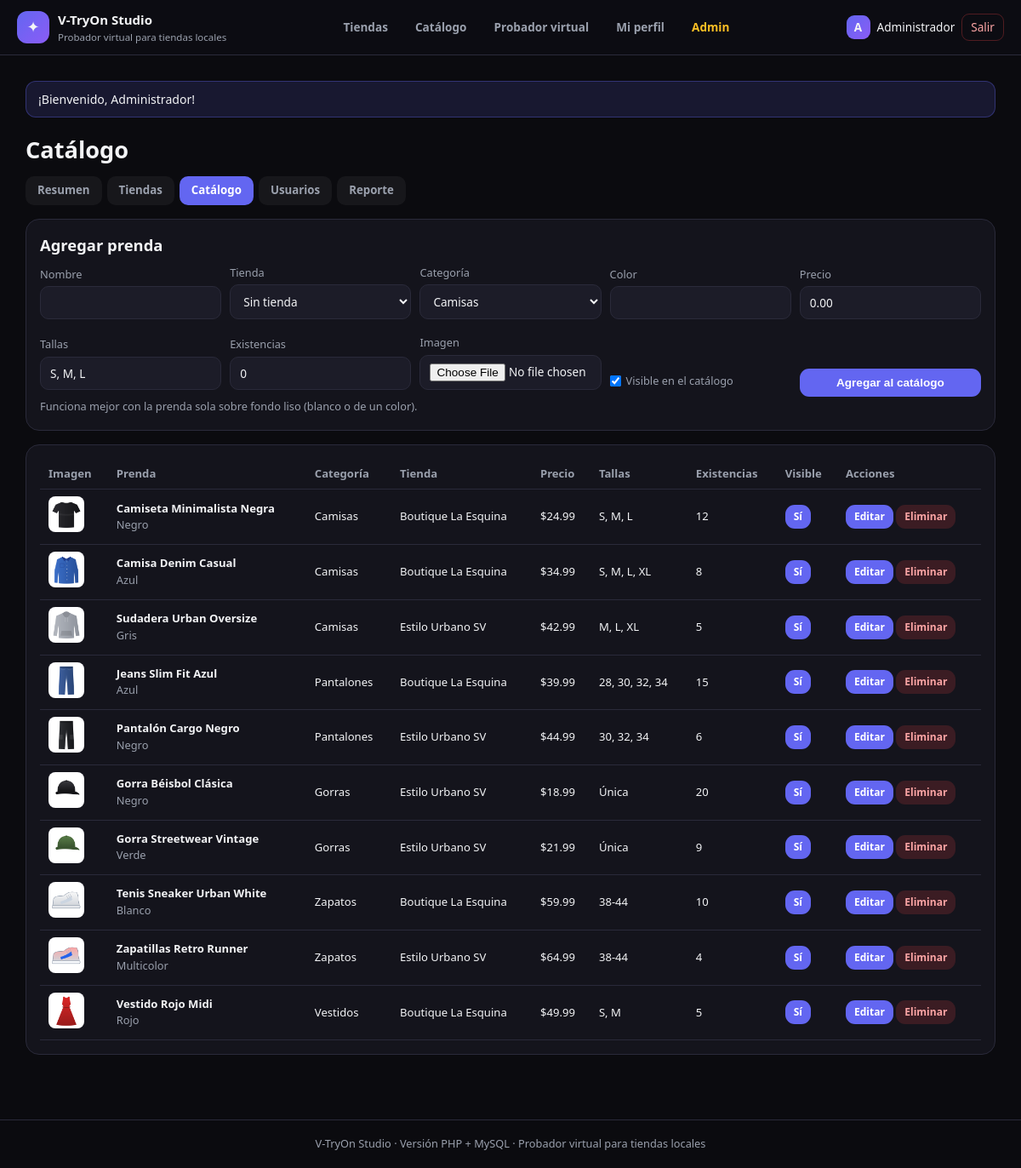
The app's page /php/admin/prendas.php (signed in) with its own data.
### tables this page shows
CREATE TABLE ajustes (
  id                   TINYINT UNSIGNED PRIMARY KEY DEFAULT 1,
  nombre_sitio         VARCHAR(80)  NOT NULL,
  eslogan              VARCHAR(160),
  permitir_registro    BOOLEAN NOT NULL DEFAULT TRUE,
  mostrar_precios      BOOLEAN NOT NULL DEFAULT TRUE,
  ajuste_auto_defecto  BOOLEAN NOT NULL DEFAULT TRUE,
  quitar_fondo_defecto BOOLEAN NOT NULL DEFAULT TRUE,
  fecha_actualizacion  DATETIME NOT NULL DEFAULT CURRENT_TIMESTAMP ON UPDATE CURRENT_TIMESTAMP,
  CONSTRAINT chk_ajustes_unica CHECK (id = 1)
);

CREATE TABLE prendas (
  id                  INT UNSIGNED AUTO_INCREMENT PRIMARY KEY,
  tienda_id           INT UNSIGNED NULL,
  nombre              VARCHAR(120) NOT NULL,
  categoria_id        TINYINT UNSIGNED NOT NULL,
  color               VARCHAR(40)  NOT NULL DEFAULT 'Varios',
  precio              DECIMAL(8,2) NOT NULL DEFAULT 0.00,
  tallas              VARCHAR(40)  NULL,
  existencias         INT UNSIGNED NOT NULL DEFAULT 0,
  imagen              VARCHAR(255) NOT NULL,         
  activa              BOOLEAN      NOT NULL DEFAULT TRUE,
  creado_por          INT UNSIGNED NULL,
  fecha_creacion      DATETIME NOT NULL DEFAULT CURRENT_TIMESTAMP,
  fecha_actualizacion DATETIME NOT NULL DEFAULT CURRENT_TIMESTAMP ON UPDATE CURRENT_TIMESTAMP,
  CONSTRAINT fk_prendas_tienda    FOREIGN KEY (tienda_id)    REFERENCES tiendas(id)   ON DELETE SET NULL,
  CONSTRAINT fk_prendas_categoria FOREIGN KEY (categoria_id) REFERENCES categorias(id),
  CONSTRAINT fk_prendas_creador   FOREIGN KEY (creado_por)   REFERENCES usuarios(id)  ON DELETE SET NULL,
  CONSTRAINT chk_prendas_precio   CHECK (precio >= 0)
);

CREATE TABLE categorias (
  id          TINYINT UNSIGNED PRIMARY KEY,
  clave       VARCHAR(10) NOT NULL UNIQUE,    
  nombre      VARCHAR(40) NOT NULL,
  zona_cuerpo VARCHAR(60) NOT NULL
);

CREATE TABLE tiendas (
  id             INT UNSIGNED AUTO_INCREMENT PRIMARY KEY,
  nombre         VARCHAR(100) NOT NULL UNIQUE,
  descripcion    VARCHAR(200),
  encargado      VARCHAR(100),
  telefono       VARCHAR(30),
  activa         BOOLEAN NOT NULL DEFAULT TRUE,
  fecha_registro DATETIME NOT NULL DEFAULT CURRENT_TIMESTAMP
);

### php/includes/config.php (called while the page is built, shortened)
<?php
function db(): PDO
{
    static $pdo = null;
    if ($pdo === null) {
        $dsn = 'mysql:host=' . DB_HOST . ';dbname=' . DB_NOMBRE . ';charset=utf8mb4';
        try {
            $pdo = new PDO($dsn, DB_USUARIO, DB_CLAVE, [
                PDO::ATTR_ERRMODE => PDO::ERRMODE_EXCEPTION,
                PDO::ATTR_DEFAULT_FETCH_MODE => PDO::FETCH_ASSOC,
                PDO::ATTR_EMULATE_PREPARES => false,
            ]);
        } catch (PDOException $e) {
            die('<p style="font-family:sans-serif;padding:20px">No se pudo conectar con MySQL. '
                . 'Revisa que XAMPP esté encendido y que hayas importado <b>database/vtryon_db.sql</b>.<br><br>'
                . 'Detalle: ' . htmlspecialchars($e->getMessage()) . '</p>');
        }
    }
    return $pdo;
}
function e(?string $texto): string
{
    return htmlspecialchars((string) $texto, ENT_QUOTES, 'UTF-8');
}
function usuarioActual(): ?array
{
    return $_SESSION['usuario'] ?? null;
}
function esAdmin(): bool
{
    $u = usuarioActual();
    return $u !== null && (int) $u['rol_id'] === 1;
}
function urlBase(): string
{
    $enAdmin = str_contains(str_replace('\\', '/', $_SERVER['SCRIPT_NAME'] ?? ''), '/admin/');
    return $enAdmin ? '../' : '';
}
function ajustes(): array
{
    static $cache = null;
    if ($cache === null) {
        $cache = db()->query('SELECT * FROM ajustes WHERE id = 1')->fetch() ?: [
            'nombre_sitio' => 'V-TryOn Studio',
            'eslogan' => 'Probador virtual para tiendas locales',
            'permitir_registro' => 1,
            'mostrar_precios' => 1,
            'ajuste_auto_defecto' => 1,
            'quitar_fondo_defecto' => 1,
        ];
    }
    return $cache;
}
function categorias(): array
{
    static $cache = null;
    if ($cache === null) {
        $cache = db()->query('SELECT * FROM categorias ORDER BY id')->fetchAll();
    }
    return $cache;
}
function mensaje(string $texto = null): ?string
{
    $m = $_SESSION['mensaje'] ?? null;
    return $m;
}
function dinero($valor): string
{
    return '$' . number_format((float) $valor, 2);
}

### php/admin/prendas.php (the view, shortened to what this page needs)
<?php
require_once __DIR__ . '/../includes/config.php';
$editar = null;
$lista = db()->query(
    'SELECT p.*, c.nombre AS categoria, t.nombre AS tienda
     FROM prendas p
     JOIN categorias c ON c.id = p.categoria_id
     LEFT JOIN tiendas t ON t.id = p.tienda_id
     ORDER BY p.fecha_creacion DESC'
)->fetchAll();
require_once __DIR__ . '/../includes/header.php';
?>
<h1>Catálogo</h1>
<nav class="sub-menu">
  <a href="index.php">Resumen</a>
  <a href="tiendas.php">Tiendas</a>
  <a class="activo" href="prendas.php">Catálogo</a>
  <a href="usuarios.php">Usuarios</a>
  <a href="reporte.php">Reporte</a>
</nav>
<section class="panel">
  <h2><?= $editar ? 'Editar prenda' : 'Agregar prenda' ?></h2>
  <form method="post" enctype="multipart/form-data" class="form-linea">
    <label>Nombre<input type="text" name="nombre" required value="<?= e($editar['nombre'] ?? '') ?>"></label>
    <label>Tienda
      <select name="tienda_id">
        <option value="0">Sin tienda</option>
      </select>
    </label>
    <label>Categoría
      <select name="categoria_id">
        <?php foreach (categorias() as $c): ?>
          <option value="<?= (int) $c['id'] ?>" <?= (int) ($editar['categoria_id'] ?? 1) === (int) $c['id'] ? 'selected' : '' ?>><?= e($c['nombre']) ?></option>
        <?php endforeach; ?>
      </select>
    </label>
    <label>Color<input type="text" name="color" value="<?= e($editar['color'] ?? '') ?>"></label>
    <label>Precio<input type="number" step="0.01" min="0" name="precio" value="<?= e((string) ($editar['precio'] ?? '0.00')) ?>"></label>
    <label>Tallas<input type="text" name="tallas" value="<?= e($editar['tallas'] ?? 'S, M, L') ?>"></label>
    <label>Existencias<input type="number" min="0" name="existencias" value="<?= (int) ($editar['existencias'] ?? 0) ?>"></label>
    <label>Imagen<input type="file" name="imagen" accept="image/*" <?= $editar ? '' : 'required' ?>></label>
    <label class="inline"><input type="checkbox" name="activa" <?= !$editar || (int) $editar['activa'] === 1 ? 'checked' : '' ?>> Visible en el catálogo</label>
    <button class="btn" type="submit"><?= $editar ? 'Guardar cambios' : 'Agregar al catálogo' ?></button>
  </form>
  <p class="mini">Funciona mejor con la prenda sola sobre fondo liso (blanco o de un color).</p>
</section>
<section class="panel">
  <table class="tabla">
    <tr><th>Imagen</th><th>Prenda</th><th>Categoría</th><th>Tienda</th><th>Precio</th><th>Tallas</th><th>Existencias</th><th>Visible</th><th>Acciones</th></tr>
    <?php foreach ($lista as $p): ?>
      <tr>
        <td><img class="miniatura" src="../uploads/<?= e($p['imagen']) ?>" alt=""></td>
        <td><strong><?= e($p['nombre']) ?></strong><br><span class="mini"><?= e($p['color']) ?></span></td>
        <td><?= e($p['categoria']) ?></td>
        <td><?= e($p['tienda'] ?: 'Sin tienda') ?></td>
        <td><?= dinero($p['precio']) ?></td>
        <td><?= e($p['tallas'] ?: '—') ?></td>
        <td class="<?= (int) $p['existencias'] === 0 ? 'sin-stock' : '' ?>"><?= (int) $p['existencias'] ?></td>
        <td><a class="btn mini-btn" href="prendas.php?visibilidad=<?= (int) $p['id'] ?>"><?= (int) $p['activa'] === 1 ? 'Sí' : 'No' ?></a></td>
        <td class="acciones">
          <a class="btn mini-btn" href="prendas.php?editar=<?= (int) $p['id'] ?>">Editar</a>
          <a class="btn mini-btn peligro" href="prendas.php?eliminar=<?= (int) $p['id'] ?>" onclick="return confirm('¿Eliminar <?= e($p['nombre']) ?> del catálogo?')">Eliminar</a>
        </td>
      </tr>
    <?php endforeach; ?>
  </table>
</section>
<?php require_once __DIR__ . '/../includes/footer.php'; ?>

### php/includes/header.php (shortened to what this page needs)
<?php
require_once __DIR__ . '/config.php';
$cfg = ajustes();
$u = usuarioActual();
$base = urlBase();
?>
<!DOCTYPE html>
<html lang="es">
<head>
<link rel="stylesheet" href="<?= $base ?>assets/estilo.css">
</head>
<body>
<header class="barra">
  <a class="marca" href="<?= $base ?>index.php">
    <span class="logo">✦</span>
    <span>
      <strong><?= e($cfg['nombre_sitio']) ?></strong>
      <small><?= e($cfg['eslogan']) ?></small>
    </span>
  </a>
  <nav class="menu">
    <a href="<?= $base ?>index.php">Tiendas</a>
    <a href="<?= $base ?>catalogo.php">Catálogo</a>
    <a href="<?= $base ?>probador.php">Probador virtual</a>
    <?php if ($u): ?><a href="<?= $base ?>perfil.php">Mi perfil</a><?php endif; ?>
    <?php if (esAdmin()): ?><a class="destacado" href="<?= $base ?>admin/index.php">Admin</a><?php endif; ?>
  </nav>
  <div class="sesion">
    <?php if ($u): ?>
      <span class="avatar"><?= e(mb_strtoupper(mb_substr($u['nombre'], 0, 1))) ?></span>
      <span class="nombre"><?= e($u['nombre']) ?></span>
      <a class="btn-salir" href="<?= $base ?>logout.php">Salir</a>
    <?php else: ?>
      <a class="btn" href="<?= $base ?>login.php">Ingresar</a>
    <?php endif; ?>
  </div>
</header>
<main class="contenido">
<?php if ($m = mensaje()): ?><div class="aviso"><?= e($m) ?></div><?php endif; ?>

### php/includes/footer.php (shortened to what this page needs)
</main>
<footer class="pie">
  <?= e(ajustes()['nombre_sitio']) ?> · Versión PHP + MySQL · Probador virtual para tiendas locales
</footer>
</body>
</html>

### php/assets/estilo.css (style rules this page uses)
:root { --fondo: #0b0b0f; --panel: #14141c; --panel-2: #1c1c28; --borde: #2a2a3a; --texto: #f3f4f6; --gris: #9aa0ad; --indigo: #6366f1; --indigo-2: #8b5cf6; --verde: #10b981; --ambar: #f59e0b; --rojo: #ef4444; }
* { box-sizing: border-box; }
body { margin: 0; background: var(--fondo); color: var(--texto); font-family: "Segoe UI", system-ui, -apple-system, Arial, sans-serif; font-size: 15px; line-height: 1.5; }
a { color: #c7d2fe; text-decoration: none; }
h1 { font-size: 1.7rem; margin: 18px 0 6px; }
h2 { font-size: 1.15rem; margin: 0 0 10px; }
.mini { font-size: 0.8rem; color: var(--gris); margin: 2px 0; }
.barra { display: flex; flex-wrap: wrap; gap: 12px; align-items: center; justify-content: space-between; padding: 12px 20px; background: rgba(12,12,18,0.95); border-bottom: 1px solid var(--borde); position: sticky; top: 0; z-index: 20; }
.marca { display: flex; align-items: center; gap: 10px; color: var(--texto); }
.marca .logo { width: 38px; height: 38px; border-radius: 12px; display: grid; place-items: center; background: linear-gradient(135deg, var(--indigo), var(--indigo-2)); font-size: 18px; }
.marca small { display: block; font-size: 0.72rem; color: var(--gris); }
.menu { display: flex; gap: 4px; flex-wrap: wrap; }
.menu a { padding: 7px 14px; border-radius: 10px; font-size: 0.85rem; font-weight: 600; color: var(--gris); }
.menu a.destacado { color: #fbbf24; }
.sesion { display: flex; align-items: center; gap: 8px; font-size: 0.85rem; }
.avatar { width: 28px; height: 28px; border-radius: 9px; display: grid; place-items: center; font-weight: 700; background: linear-gradient(135deg, var(--indigo), var(--indigo-2)); }
.btn-salir { color: #fca5a5; border: 1px solid rgba(239,68,68,0.3); padding: 5px 10px; border-radius: 9px; }
.contenido { max-width: 1180px; margin: 0 auto; padding: 18px 20px 60px; }
.pie { border-top: 1px solid var(--borde); padding: 18px 20px; text-align: center; color: var(--gris); font-size: 0.8rem; }
.btn { display: inline-block; padding: 9px 16px; border-radius: 11px; border: 0; cursor: pointer; background: var(--indigo); color: #fff; font-size: 0.85rem; font-weight: 700; text-align: center; }
.btn.mini-btn { padding: 5px 10px; font-size: 0.75rem; }
.btn.peligro { background: rgba(239,68,68,0.18); color: #fca5a5; }
.panel { background: var(--panel); border: 1px solid var(--borde); border-radius: 16px; padding: 16px; margin-bottom: 16px; }
input, select, textarea { background: var(--panel-2); color: var(--texto); border: 1px solid var(--borde); border-radius: 10px; padding: 9px 11px; font-size: 0.85rem; font-family: inherit; }
label { display: block; font-size: 0.8rem; color: var(--gris); margin-bottom: 8px; }
label input, label select { display: block; width: 100%; margin-top: 4px; color: var(--texto); }
label.inline, .inline { display: inline-flex; align-items: center; gap: 6px; width: auto; }
label.inline input { width: auto; margin: 0; }
.form-linea { display: grid; grid-template-columns: repeat(auto-fit, minmax(180px, 1fr)); gap: 10px; align-items: end; }
.aviso { background: rgba(99,102,241,0.15); border: 1px solid rgba(99,102,241,0.35); padding: 10px 14px; border-radius: 12px; margin: 12px 0; font-size: 0.88rem; }
.tabla { width: 100%; border-collapse: collapse; font-size: 0.82rem; }
.tabla th, .tabla td { text-align: left; padding: 8px 10px; border-bottom: 1px solid var(--borde); vertical-align: middle; }
.tabla th { color: var(--gris); font-weight: 600; }
.miniatura { width: 42px; height: 42px; object-fit: contain; background: var(--panel-2); border-radius: 8px; }
.acciones { white-space: nowrap; }
.sub-menu { display: flex; gap: 6px; flex-wrap: wrap; margin: 10px 0 16px; }
.sub-menu a { padding: 7px 14px; border-radius: 10px; background: rgba(255,255,255,0.05); font-size: 0.83rem; font-weight: 600; color: var(--gris); }
.sub-menu a.activo { background: var(--indigo); color: #fff; }

### records on screen
ajustes: nombre_sitio "V-TryOn Studio", eslogan "Probador virtual para tiendas locales"
prendas: imagen (picture), nombre "Camiseta Minimalista Negra", color "Negro", categoria.nombre "Camisas", tienda.nombre "Boutique La Esquina", precio "$24.99", tallas "S, M, L", existencias "12", activa "Sí"
prendas: imagen (picture), nombre "Camisa Denim Casual", color "Azul", categoria.nombre "Camisas", tienda.nombre "Boutique La Esquina", precio "$34.99", tallas "S, M, L, XL", existencias "8", activa "Sí"
prendas: imagen (picture), nombre "Sudadera Urban Oversize", color "Gris", categoria.nombre "Camisas", tienda.nombre "Estilo Urbano SV", precio "$42.99", tallas "M, L, XL", existencias "5", activa "Sí"
prendas: imagen (picture), nombre "Jeans Slim Fit Azul", color "Azul", categoria.nombre "Pantalones", tienda.nombre "Boutique La Esquina", precio "$39.99", tallas "28, 30, 32, 34", existencias "15", activa "Sí"
prendas: imagen (picture), nombre "Pantalón Cargo Negro", color "Negro", categoria.nombre "Pantalones", tienda.nombre "Estilo Urbano SV", precio "$44.99", tallas "30, 32, 34", existencias "6", activa "Sí"
prendas: imagen (picture), nombre "Gorra Béisbol Clásica", color "Negro", categoria.nombre "Gorras", tienda.nombre "Estilo Urbano SV", precio "$18.99", tallas "Única", existencias "20", activa "Sí"
prendas: imagen (picture), nombre "Gorra Streetwear Vintage", color "Verde", categoria.nombre "Gorras", tienda.nombre "Estilo Urbano SV", precio "$21.99", tallas "Única", existencias "9", activa "Sí"
prendas: imagen (picture), nombre "Tenis Sneaker Urban White", color "Blanco", categoria.nombre "Zapatos", tienda.nombre "Boutique La Esquina", precio "$59.99", tallas "38-44", existencias "10", activa "Sí"
prendas: imagen (picture), nombre "Zapatillas Retro Runner", color "Multicolor", categoria.nombre "Zapatos", tienda.nombre "Estilo Urbano SV", precio "$64.99", tallas "38-44", existencias "4", activa "Sí"
prendas: imagen (picture), nombre "Vestido Rojo Midi", color "Rojo", categoria.nombre "Vestidos", tienda.nombre "Boutique La Esquina", precio "$49.99", tallas "S, M", existencias "5", activa "Sí"

### other values on screen
mb_strtoupper(mb_substr($u['nombre'], 0, 1)) "A"
$u['nombre'] "Administrador"
$m "¡Bienvenido, Administrador!"
form field categoria_id "Camisas"
